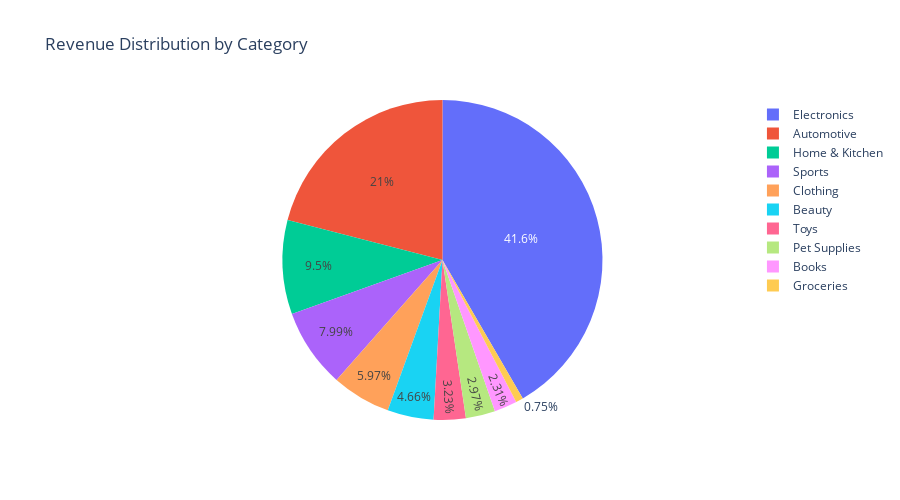

Notebook code cell kept with this figure:
### Markdown cell above
## Product Category Analysis

### Code cell
# Revenue by category
if "category" in dim_products.columns:
    category_rev = foi.merge(dim_products[["product_id", "category"]], on="product_id", how="left")
    category_rev = category_rev.groupby("category")["item_total"].sum().reset_index().sort_values("item_total", ascending=False)
    if not category_rev.empty:
        fig = px.pie(
            category_rev,
            values="item_total",
            names="category",
            title="Revenue Distribution by Category"
        )
        fig.update_layout(height=500)
        fig.show()
    else:
        print("No data available for Category Revenue visualization.")
else:
    print("Category column not available in dim_products")

### Figure 1 — Plotly figure (JSON) as saved in the notebook; plotly's stock layout.template omitted (floating-point values rounded to 4 significant figures)
{"data": [{"domain": {"x": [0, 1], "y": [0, 1]}, "hovertemplate": "category=%{label}<br>item_total=%{value}<extra></extra>", "labels": ["Electronics", "Automotive", "Home & Kitchen", "Sports", "Clothing", "Beauty", "Toys", "Pet Supplies", "Books", "Groceries"], "legendgroup": "", "name": "", "showlegend": true, "type": "pie", "values": [4962000.0, 2501000.0, 1133000.0, 952400.0, 711000.0, 555800.0, 385500.0, 354000.0, 274800.0, 89400.0]}], "layout": {"height": 500, "legend": {"tracegroupgap": 0}, "title": {"text": "Revenue Distribution by Category"}}}
